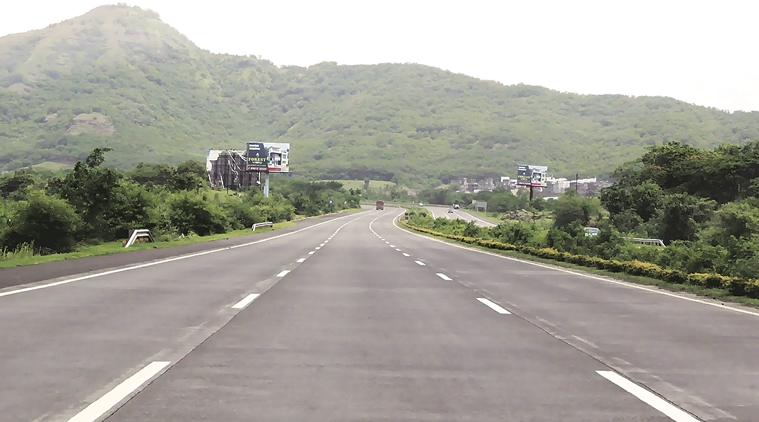
#> input picture image3.jpg, 759 x 422 px
$ python lanedetectionandtracking.py
#> lines starting #> are read from the running program, lines starting #| are printed output that depends on the picture; after the words box and inside, x2 and y2 are one past the last pixel; in counts of white or black regions, pixels touching at a corner belong together
import cv2
import numpy as np
import matplotlib.pyplot as plt
import matplotlib.image as mpimg
from moviepy.editor import VideoFileClip

def dispImg(image, n):
    return cv2.imshow('window'+str(n), image)

def greyscale(image):
    return cv2.cvtColor(image, cv2.COLOR_BGR2GRAY)

def canny(image, l_threshold, h_threshold):
    return cv2.Canny(image,l_threshold, h_threshold)

def blur(image, kernel_size):
    return cv2.GaussianBlur(image, (kernel_size, kernel_size), 0)

def roi(image):
    height = image.shape[0]
    width = image.shape[1]
    vertices = np.array( [[
                [3*width/4, 3*height/5],
                [width/4, 3*height/5],
                [40, height],
                [width - 40, height]
            ]], dtype=np.int32 )

    mask = np.zeros_like(image)
    # [5 lines of commented-out code are left out]

    cv2.fillPoly(mask, vertices, 255)
    masked = cv2.bitwise_and(image, mask)
    return masked

def draw_lines(image, lines):
    try:
        for line in lines:
            coords = line[0]
            cv2.line(image, (coords[0],coords[1]), (coords[2],coords[3]), [255,255,255], 3)
    except:
        pass

def houghline(image, rho, theta, threshold, min_len, max_gap):
    lines = cv2.HoughLinesP(image, rho, theta, threshold, np.array([]), minLineLength = min_len, maxLineGap = max_gap)
    lineImage= np.zeros((*image.shape, 3), dtype = np.uint8)
    draw_lines(lineImage, lines)
    return lineImage

def weighted_image(image, initial_image, a=0.8, b=1.0, c=0.0):
    return cv2.addWeighted(initial_image, a, image, b, c)

def process_image(image):
    imageBlurred = blur(image,11)
    #dispImg(imageBlurred, 1)

    imageEdges = canny(imageBlurred, 40, 50)
    #dispImg(imageEdges, 2)

    imageROI = roi(imageEdges)
    #dispImg(imageROI, 3)

    lineMarkedImage = houghline(imageROI, 1, np.pi/180, 40, 30, 200)
    #dispImg(lineMarkedImage, 4)

    finalImage = weighted_image(lineMarkedImage, image)
    dispImg(finalImage, 5)

    return finalImage

def main():

    image = mpimg.imread('image3.jpg')
#> image is the input picture: shape (422, 759, 3); mean R, G, B 164.8, 163.4, 154.4
    outputImage = process_image(image)
#> in blur, `return cv2.GaussianBlur(image, (kernel_size, kernel_size), 0)`:
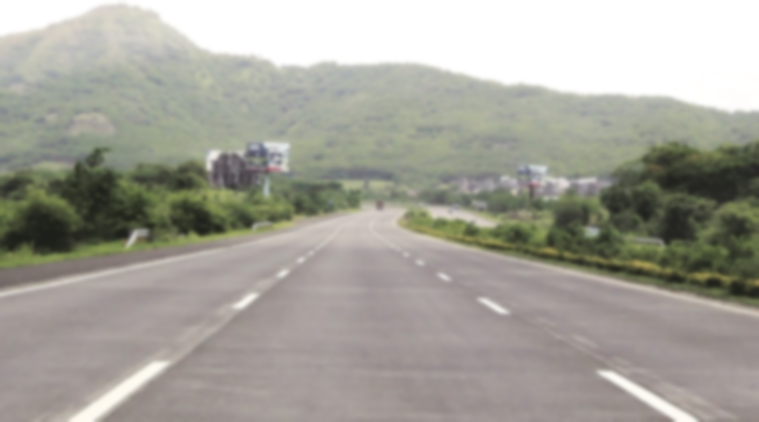
#> returned value: shape (422, 759, 3); mean of channels 0, 1, 2 164.8, 163.4, 154.4; drawn as R, G, B
#> in canny, `return cv2.Canny(image,l_threshold, h_threshold)`:
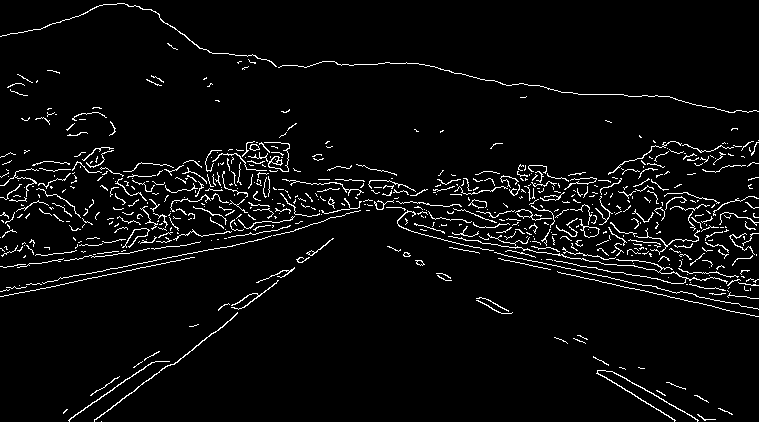
#> returned value: shape (422, 759); 4.4% white in thin lines or dots
#> in roi, `cv2.fillPoly(mask, vertices, 255)`:
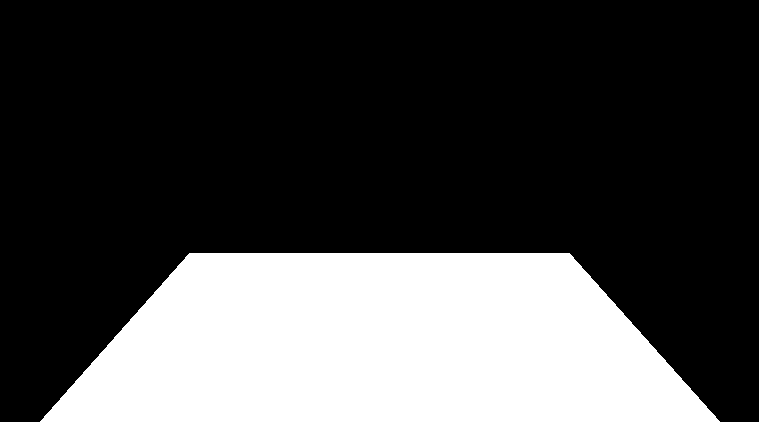
#> mask: shape (422, 759); 28% white; 1 white region, box (x1, y1, x2, y2) and area: (40, 253, 720, 422) 89652
#> in roi, `masked = cv2.bitwise_and(image, mask)`:
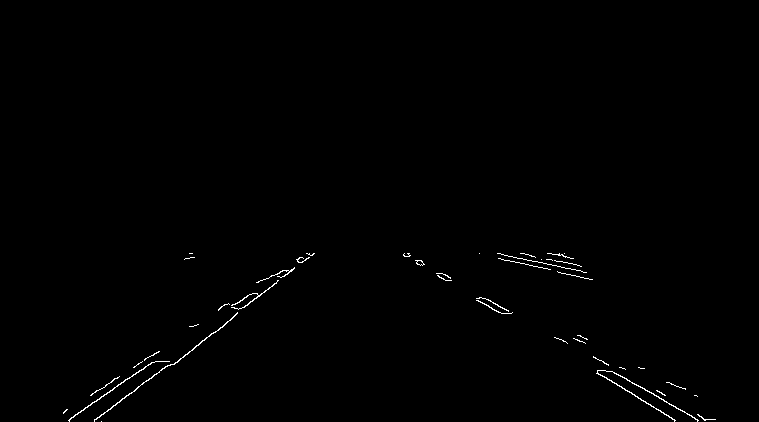
#> masked: shape (422, 759); 0.5% white in thin lines or dots, all inside (x1, y1, x2, y2) = (63, 253, 716, 422)
#> in houghline, `lines = cv2.HoughLinesP(image, rho, theta, threshold, np.array([]), mi..`: lines = [[68, 420, 307, 253], [94, 420, 276, 283], [407, 253, 697, 420], [418, 260, 675, 420], [173, 364, 309, 254], [479, 253, 592, 279], [90, 395, 263, 279], [498, 253, 582, 271], [94, 419, 314, 253], [563, 340, 696, 419], [409, 255, 674, 421], [174, 364, 306, 258]]
#> the loop in draw_lines, `for line in lines:` made 12 passes
#> after the loop in draw_lines, `for line in lines:`:
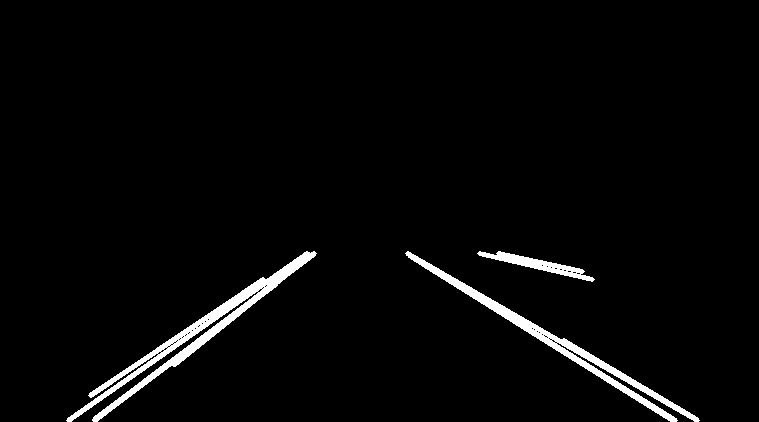
#> image: shape (422, 759, 3); 2.8% white; 3 white regions, box (x1, y1, x2, y2) and area: (66, 251, 317, 422) 4428, (405, 251, 700, 422) 3446, (477, 251, 595, 282) 983
#> in weighted_image, `return cv2.addWeighted(initial_image, a, image, b, c)`:
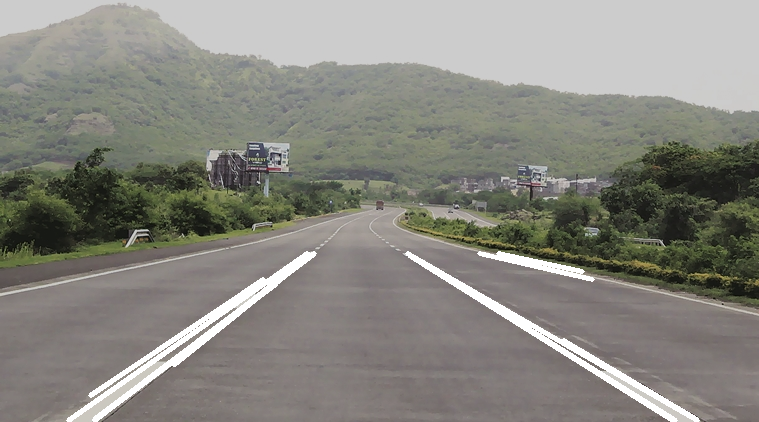
#> returned value: shape (422, 759, 3); mean of channels 0, 1, 2 134.9, 133.9, 126.8; drawn as R, G, B
    cv2.imwrite("outputImage3.jpg", outputImage)
    # [5 lines of commented-out code are left out]

if __name__ ==  '__main__':
    main()
